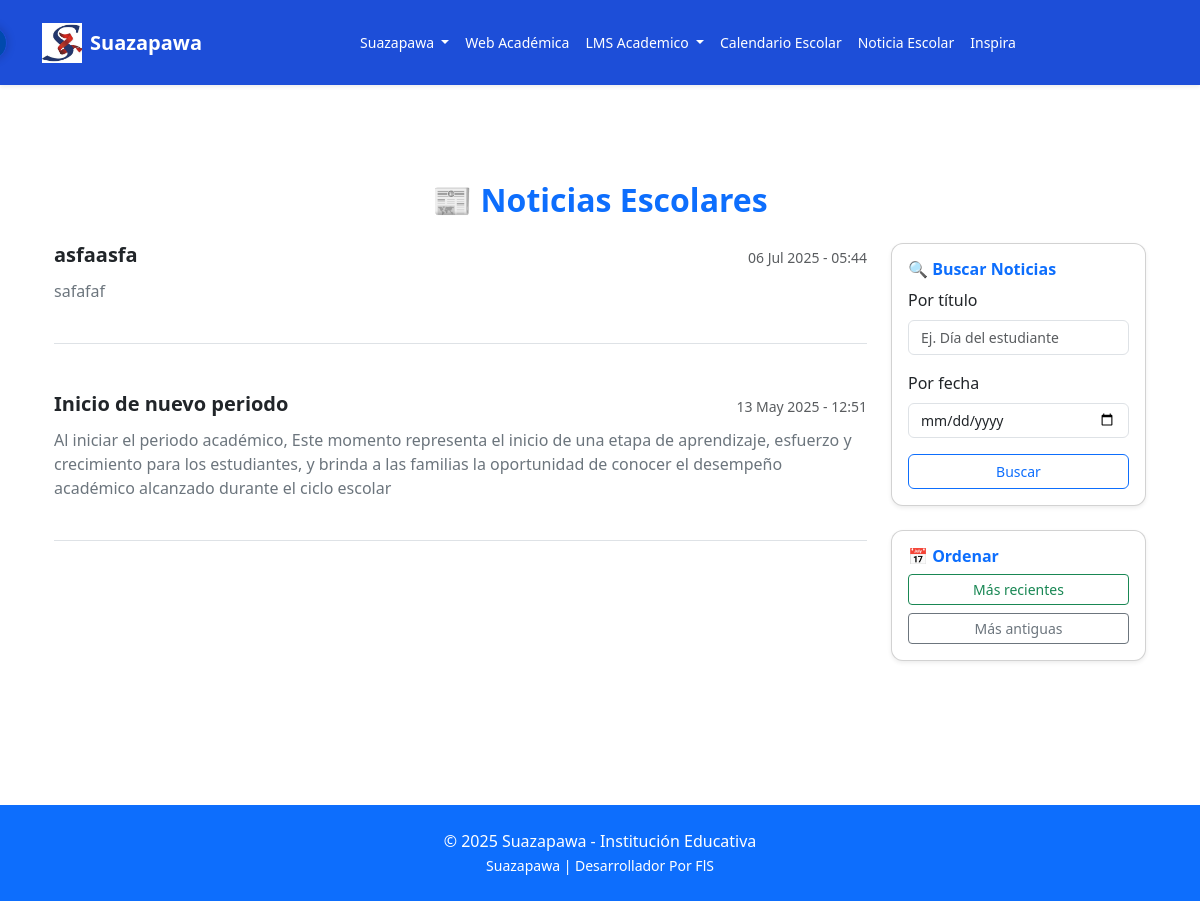
Before: /noticias/ with the older database file.
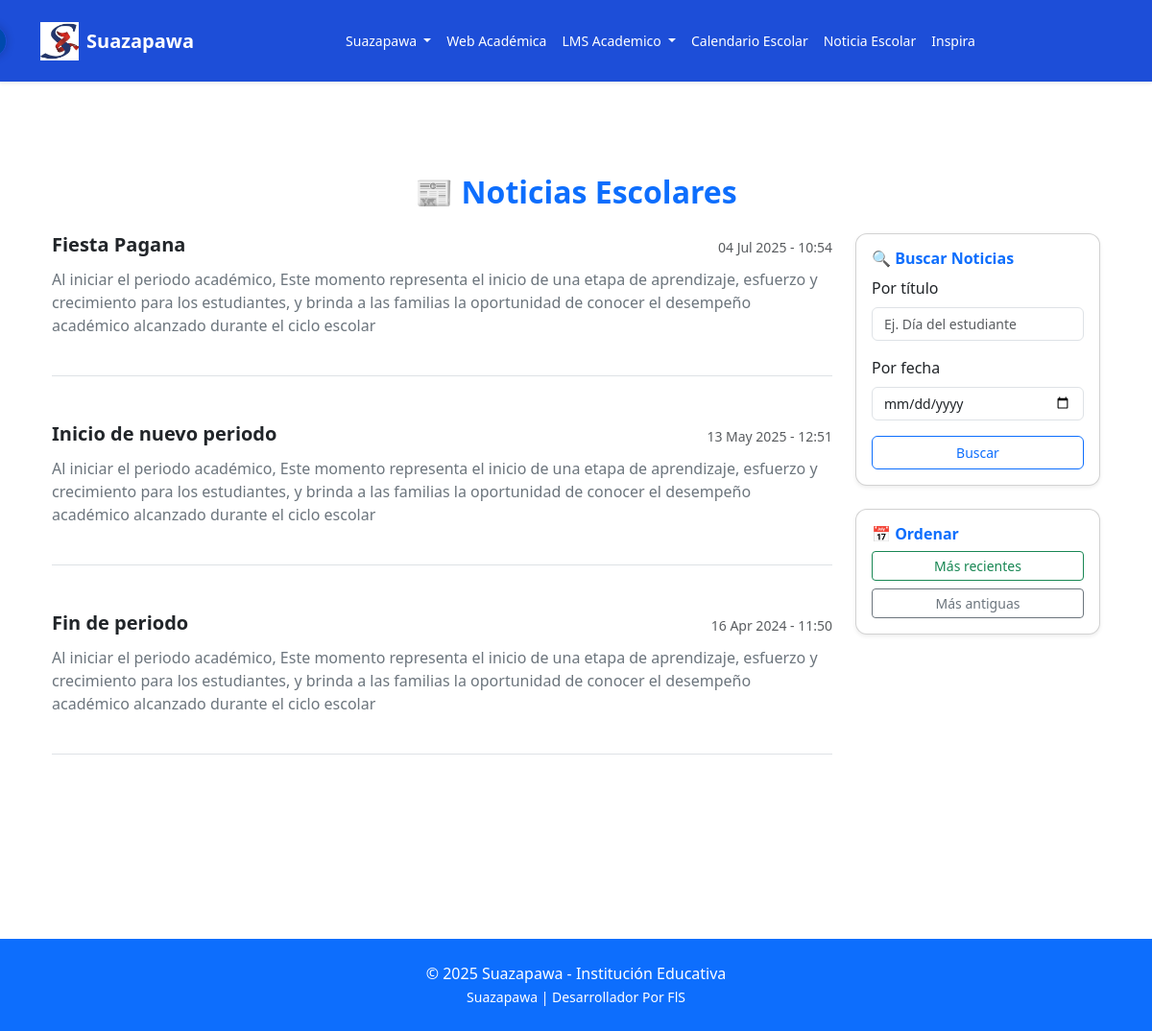
After: the same page with the newer database file.
### web/models.py (models this page shows, shortened)
class Noticia(models.Model):
    titulo = models.CharField(max_length=100)
    descripcion = models.TextField()
    fecha = models.DateField()
    hora = models.TimeField()

### web/views.py (the view)
# urls.py: path('noticias/', TextoEscolarView.as_view(), name='textoescolar'),
class TextoEscolarView(ListView):
    model = Noticia
    template_name = 'public/TextoEscolar.html'
    context_object_name = 'noticias'
    def get_queryset(self):
        queryset = super().get_queryset()
        query = self.request.GET.get('q')
        if query:
            queryset = queryset.filter(titulo__icontains=query)
        fecha = self.request.GET.get('fecha')
        if fecha:
            queryset = queryset.filter(fecha=fecha)
        orden = self.request.GET.get('orden')
        if orden == 'reciente':
            queryset = queryset.order_by('-fecha', '-hora')
        elif orden == 'antiguo':
            queryset = queryset.order_by('fecha', 'hora')
        else:
            queryset = queryset.order_by('-fecha', '-hora')
        return queryset

### web/templates/public/TextoEscolar.html (shortened to what this page needs)
{% extends 'base.html' %}
{% load static %}
{% block content %}
<div class="container py-5">
  <h2 class="text-center text-primary fw-bold mb-4">📰 Noticias Escolares</h2>
  <div class="row">
    <div class="col-md-9">
      {% for noticia in noticias %}
        <div class="mb-5 pb-4 border-bottom">
          <div class="d-flex justify-content-between align-items-center">
            <h5 class="mb-1 fw-bold text-dark">{{ noticia.titulo }}</h5>
            <small class="text-muted">{{ noticia.fecha|date:"d M Y" }} - {{ noticia.hora|time:"H:i" }}</small>
          </div>
          <p class="text-secondary mt-2">{{ noticia.descripcion }}</p>
        </div>
      {% empty %}
        <p class="text-muted">No hay noticias disponibles.</p>
      {% endfor %}
    </div>
    <div class="col-md-3">
      <div class="card shadow-sm mb-4">
        <div class="card-body">
          <h6 class="card-title fw-bold text-primary">🔍 Buscar Noticias</h6>
          <form method="get">
            <div class="mb-3">
              <label class="form-label">Por título</label>
              <input type="text" name="q" class="form-control" placeholder="Ej. Día del estudiante">
            </div>
            <div class="mb-3">
              <label class="form-label">Por fecha</label>
              <input type="date" name="fecha" class="form-control">
            </div>
            <button type="submit" class="btn btn-outline-primary w-100">Buscar</button>
          </form>
        </div>
      </div>
      <div class="card shadow-sm">
        <div class="card-body">
          <h6 class="fw-bold text-primary">📅 Ordenar</h6>
          <div class="d-grid gap-2">
            <a href="?orden=reciente" class="btn btn-sm btn-outline-success">Más recientes</a>
            <a href="?orden=antiguo" class="btn btn-sm btn-outline-secondary">Más antiguas</a>
          </div>
        </div>
      </div>
    </div>
  </div>
</div>
{% endblock %}

Changed rows visible on the page:
removed Noticia: titulo "asfaasfa", fecha "06 Jul 2025", hora "05:44", descripcion "safafaf"
added Noticia: titulo "Fiesta Pagana", fecha "04 Jul 2025", hora "10:54", descripcion "Al iniciar el periodo académico, Este momento representa el inicio de una etapa de aprendizaje, esfuerzo y crecimiento para los estudiantes, y brinda a las familias la oportunidad de conocer el desempeño académico alcanzado durante el ciclo escolar"
added Noticia: titulo "Fin de periodo", fecha "16 Apr 2024", hora "11:50", descripcion "Al iniciar el periodo académico, Este momento representa el inicio de una etapa de aprendizaje, esfuerzo y crecimiento para los estudiantes, y brinda a las familias la oportunidad de conocer el desempeño académico alcanzado durante el ciclo escolar"
